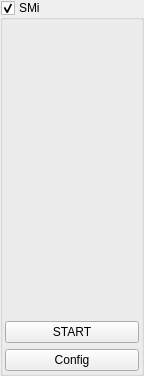
<?xml version="1.0" encoding="UTF-8"?>
<ui version="4.0">
 <class>SMchannels</class>
 <widget class="QGroupBox" name="SMchannels">
  <property name="geometry">
   <rect>
    <x>0</x>
    <y>0</y>
    <width>144</width>
    <height>376</height>
   </rect>
  </property>
  <property name="sizePolicy">
   <sizepolicy hsizetype="Fixed" vsizetype="Preferred">
    <horstretch>0</horstretch>
    <verstretch>0</verstretch>
   </sizepolicy>
  </property>
  <property name="windowTitle">
   <string>SMi</string>
  </property>
  <property name="title">
   <string>SMi</string>
  </property>
  <property name="checkable">
   <bool>true</bool>
  </property>
  <layout class="QVBoxLayout" name="verticalLayout">
   <property name="margin">
    <number>2</number>
   </property>
   <item>
    <widget class="qsynthMeter" name="meter" native="true"/>
   </item>
   <item>
    <widget class="QPushButton" name="launchButton">
     <property name="text">
      <string>START</string>
     </property>
     <property name="checkable">
      <bool>true</bool>
     </property>
    </widget>
   </item>
   <item>
    <widget class="QPushButton" name="configButton">
     <property name="text">
      <string>Config</string>
     </property>
    </widget>
   </item>
  </layout>
 </widget>
 <customwidgets>
  <customwidget>
   <class>qsynthMeter</class>
   <extends>QWidget</extends>
   <header>qsynthMeter.h</header>
   <container>1</container>
  </customwidget>
 </customwidgets>
 <resources/>
 <connections/>
</ui>
